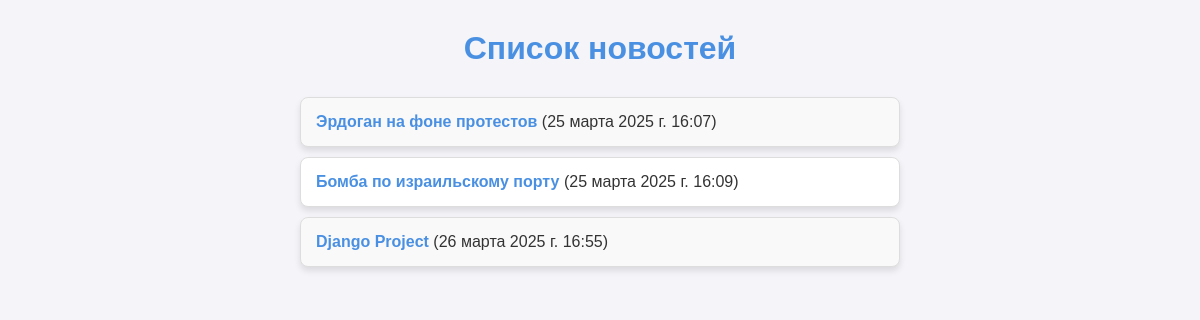
Before: /news/ with the older database file.
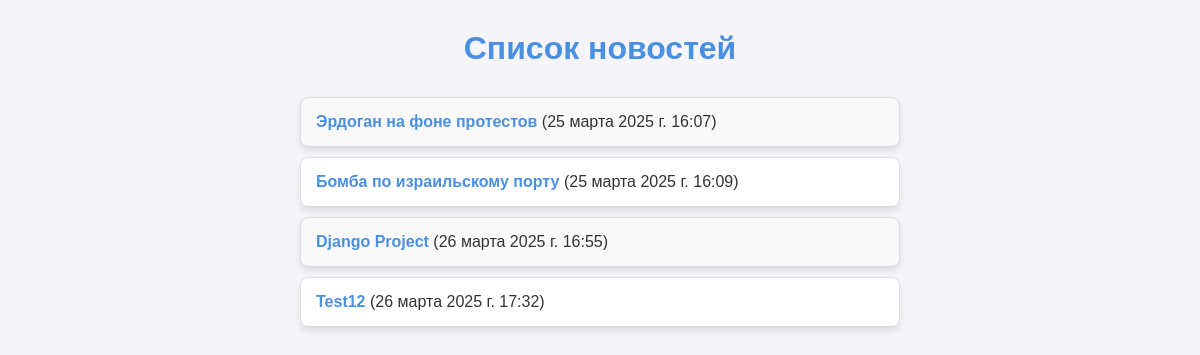
After: the same page with the newer database file.
### news/models.py (models this page shows, shortened)
class News(models.Model):
    title = models.CharField(max_length=30, null=False)
    content = models.TextField( null=False)
    author = models.ForeignKey(User, on_delete=models.CASCADE)
    created_at = models.DateTimeField(auto_now_add=True)

### news/views.py (the view)
# urls.py: path('', NewsListView.as_view(), name='news_list'),  # Список новостей
class NewsListView(ListView):
    model = News
    template_name = 'news/news_list.html'  # Создайте этот шаблон для отображения списка новостей
    context_object_name = 'news_list'

### news/templates/news/news_list.html (shortened to what this page needs)
<!DOCTYPE html>
<html lang="ru">
<head>
</head>
<body>
    <h1>Список новостей</h1>
    <ul>
        {% for item in news_list %}
            <li>
                <a href="{% url 'news_detail' item.pk %}">{{ item.title }}</a>
                ({{ item.created_at }})
            </li>
        {% empty %}
            <p>Новостей пока нет.</p>
        {% endfor %}
    </ul>
</body>
</html>

### news/templates/news/news_list.html (style rules this page uses)
body { font-family: Arial, sans-serif; background-color: #f4f4f9; color: #333; margin: 0; padding: 0; }
h1 { text-align: center; color: #4A90E2; margin-top: 30px; }
ul { list-style-type: none; padding: 0; margin: 0; max-width: 600px; margin: 30px auto; }
li { background-color: #fff; border: 1px solid #ddd; padding: 15px; margin: 10px 0; border-radius: 8px; box-shadow: 0 4px 6px rgba(0, 0, 0, 0.1); opacity: 0; animation: fadeIn 0.5s forwards; }
li:nth-child(odd) { background-color: #f9f9f9; }
a { text-decoration: none; color: #4A90E2; font-weight: bold; transition: color 0.3s; }

Changed rows visible on the page:
added News: title "Test12", created_at "26 марта 2025 г. 17:32"
